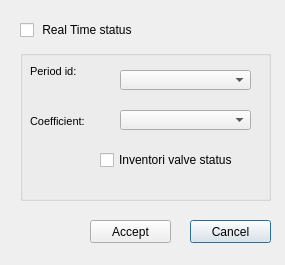
<?xml version="1.0" encoding="UTF-8"?>
<ui version="4.0">
 <class>Dialog</class>
 <widget class="QDialog" name="Dialog">
  <property name="geometry">
   <rect>
    <x>0</x>
    <y>0</y>
    <width>285</width>
    <height>265</height>
   </rect>
  </property>
  <property name="windowTitle">
   <string>Dialog</string>
  </property>
  <widget class="QPushButton" name="btn_cancel">
   <property name="geometry">
    <rect>
     <x>190</x>
     <y>220</y>
     <width>81</width>
     <height>23</height>
    </rect>
   </property>
   <property name="text">
    <string>Cancel</string>
   </property>
  </widget>
  <widget class="QPushButton" name="btn_accept_2">
   <property name="geometry">
    <rect>
     <x>90</x>
     <y>220</y>
     <width>81</width>
     <height>23</height>
    </rect>
   </property>
   <property name="text">
    <string>Accept</string>
   </property>
  </widget>
  <widget class="QComboBox" name="doc_type">
   <property name="geometry">
    <rect>
     <x>120</x>
     <y>70</y>
     <width>131</width>
     <height>20</height>
    </rect>
   </property>
  </widget>
  <widget class="QComboBox" name="doc_type_2">
   <property name="geometry">
    <rect>
     <x>120</x>
     <y>110</y>
     <width>131</width>
     <height>20</height>
    </rect>
   </property>
   <item>
    <property name="text">
     <string/>
    </property>
   </item>
  </widget>
  <widget class="QGroupBox" name="groupBox">
   <property name="geometry">
    <rect>
     <x>20</x>
     <y>50</y>
     <width>251</width>
     <height>151</height>
    </rect>
   </property>
   <property name="title">
    <string/>
   </property>
   <widget class="QCheckBox" name="checkBox_2">
    <property name="geometry">
     <rect>
      <x>80</x>
      <y>100</y>
      <width>161</width>
      <height>20</height>
     </rect>
    </property>
    <property name="text">
     <string>Inventori valve status</string>
    </property>
   </widget>
   <widget class="QLabel" name="label_link">
    <property name="geometry">
     <rect>
      <x>10</x>
      <y>10</y>
      <width>71</width>
      <height>22</height>
     </rect>
    </property>
    <property name="font">
     <font>
      <pointsize>8</pointsize>
     </font>
    </property>
    <property name="frameShape">
     <enum>QFrame::NoFrame</enum>
    </property>
    <property name="frameShadow">
     <enum>QFrame::Raised</enum>
    </property>
    <property name="text">
     <string>Period id:</string>
    </property>
    <property name="textFormat">
     <enum>Qt::AutoText</enum>
    </property>
    <property name="scaledContents">
     <bool>false</bool>
    </property>
    <property name="margin">
     <number>3</number>
    </property>
   </widget>
   <widget class="QLabel" name="label_link_2">
    <property name="geometry">
     <rect>
      <x>10</x>
      <y>60</y>
      <width>81</width>
      <height>22</height>
     </rect>
    </property>
    <property name="font">
     <font>
      <pointsize>8</pointsize>
     </font>
    </property>
    <property name="frameShape">
     <enum>QFrame::NoFrame</enum>
    </property>
    <property name="frameShadow">
     <enum>QFrame::Raised</enum>
    </property>
    <property name="text">
     <string>Coefficient:</string>
    </property>
    <property name="textFormat">
     <enum>Qt::AutoText</enum>
    </property>
    <property name="scaledContents">
     <bool>false</bool>
    </property>
    <property name="margin">
     <number>3</number>
    </property>
   </widget>
  </widget>
  <widget class="QCheckBox" name="checkBox">
   <property name="geometry">
    <rect>
     <x>20</x>
     <y>20</y>
     <width>161</width>
     <height>20</height>
    </rect>
   </property>
   <property name="text">
    <string> Real Time status</string>
   </property>
  </widget>
  <zorder>groupBox</zorder>
  <zorder>btn_cancel</zorder>
  <zorder>btn_accept_2</zorder>
  <zorder>doc_type</zorder>
  <zorder>doc_type_2</zorder>
  <zorder>checkBox</zorder>
 </widget>
 <resources/>
 <connections/>
</ui>
